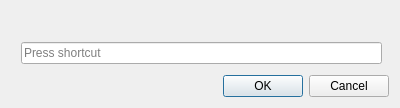
<?xml version="1.0" encoding="UTF-8"?>
<ui version="4.0">
 <class>HotkeyCaptureDialog</class>
 <widget class="QDialog" name="HotkeyCaptureDialog">
  <property name="geometry">
   <rect>
    <x>0</x>
    <y>0</y>
    <width>400</width>
    <height>108</height>
   </rect>
  </property>
  <property name="windowTitle">
   <string>Dialog</string>
  </property>
  <layout class="QVBoxLayout" name="verticalLayout">
   <item>
    <widget class="QStackedWidget" name="stackedWidget">
     <widget class="QWidget" name="keySequenceEditPage">
      <widget class="PlatKeySequenceEdit" name="keySequenceEdit">
       <property name="geometry">
        <rect>
         <x>10</x>
         <y>30</y>
         <width>361</width>
         <height>24</height>
        </rect>
       </property>
       <property name="maximumSequenceLength">
        <longLong>1</longLong>
       </property>
      </widget>
     </widget>
     <widget class="QWidget" name="hotkeyNamePage">
      <property name="inputMethodHints">
       <set>Qt::InputMethodHint::ImhNone</set>
      </property>
      <widget class="QLineEdit" name="hotkeyNameEdit">
       <property name="geometry">
        <rect>
         <x>10</x>
         <y>30</y>
         <width>361</width>
         <height>24</height>
        </rect>
       </property>
       <property name="placeholderText">
        <string>Enter &quot;hotkey&quot; name</string>
       </property>
      </widget>
     </widget>
    </widget>
   </item>
   <item>
    <widget class="QDialogButtonBox" name="buttonBox">
     <property name="orientation">
      <enum>Qt::Orientation::Horizontal</enum>
     </property>
     <property name="standardButtons">
      <set>QDialogButtonBox::StandardButton::Cancel|QDialogButtonBox::StandardButton::Ok</set>
     </property>
    </widget>
   </item>
  </layout>
 </widget>
 <customwidgets>
  <customwidget>
   <class>PlatKeySequenceEdit</class>
   <extends>QKeySequenceEdit</extends>
   <header>ui/hotkey/platkeysequenceedit.h</header>
  </customwidget>
 </customwidgets>
 <resources/>
 <connections>
  <connection>
   <sender>buttonBox</sender>
   <signal>accepted()</signal>
   <receiver>HotkeyCaptureDialog</receiver>
   <slot>accept()</slot>
   <hints>
    <hint type="sourcelabel">
     <x>248</x>
     <y>254</y>
    </hint>
    <hint type="destinationlabel">
     <x>157</x>
     <y>274</y>
    </hint>
   </hints>
  </connection>
  <connection>
   <sender>buttonBox</sender>
   <signal>rejected()</signal>
   <receiver>HotkeyCaptureDialog</receiver>
   <slot>reject()</slot>
   <hints>
    <hint type="sourcelabel">
     <x>316</x>
     <y>260</y>
    </hint>
    <hint type="destinationlabel">
     <x>286</x>
     <y>274</y>
    </hint>
   </hints>
  </connection>
 </connections>
</ui>
